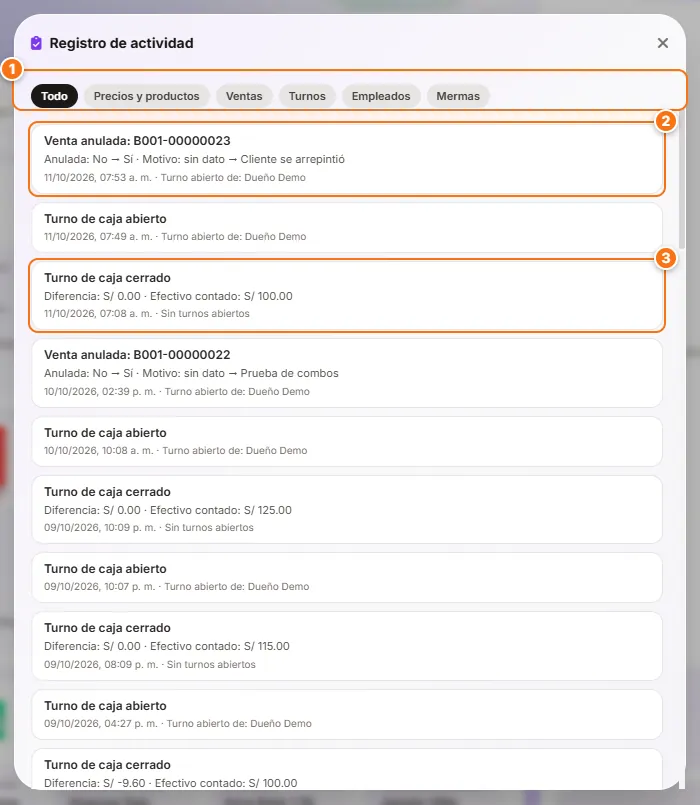
#> input picture manual-privado/img/auditoria.webp, 700 x 805 px; its folder holds 4 pictures in this run
$ python gen.py
#> lines starting #> are read from the running program, lines starting #| are printed output that depends on the picture
# -*- coding: utf-8 -*-
"""Genera public/manual/index.html a partir de contenido.py y manual.css.

uso (desde la raiz del repo):  python manual-src/gen.py      (requiere Pillow)
Las capturas viven en public/manual/*.webp; manual.js se edita directo en public/manual.
"""
import os, re, html
from contenido import GRUPOS, PRIMER_DIA, FAQ

AQUI = os.path.dirname(os.path.abspath(__file__))
RAIZ = os.path.normpath(os.path.join(AQUI, '..'))
IMAGENES = os.path.join(RAIZ, 'manual-privado', 'img')   # privadas: solo las sirve api/manual.js
PRIVADO = os.path.join(RAIZ, 'manual-privado')
PUBLICO = os.path.join(RAIZ, 'public', 'manual')           # solo el cascaron y manual.js
from PIL import Image
DIMS = {f[:-5]: Image.open(os.path.join(IMAGENES, f)).size for f in os.listdir(IMAGENES) if f.endswith('.webp')}
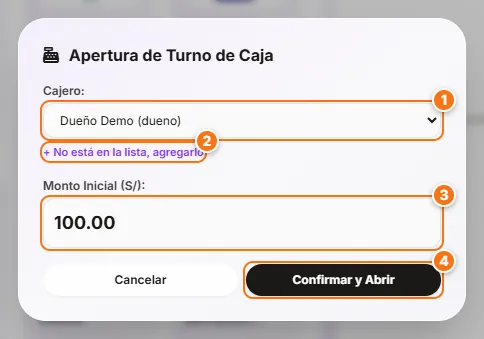
#> input picture manual-privado/img/caja-abrir-turno.webp, 484 x 339 px
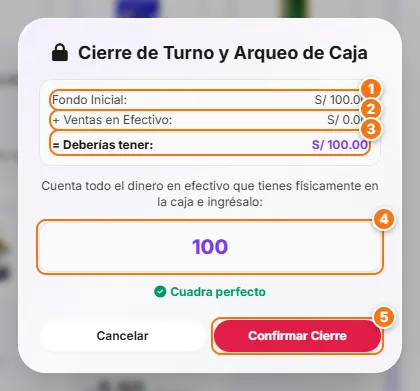
#> input picture manual-privado/img/caja-cerrar.webp, 420 x 391 px
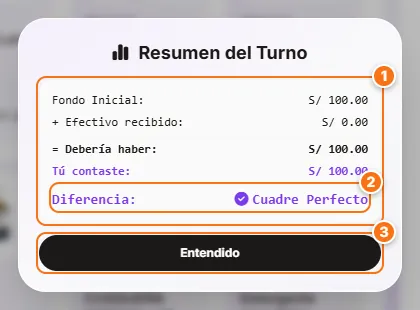
#> input picture manual-privado/img/caja-resumen.webp, 420 x 310 px
VERSION = '20261013'


def plano(t):
    t = re.sub(r'<[^>]+>', ' ', t)
    return html.unescape(re.sub(r'\s+', ' ', t)).strip()


def img(nombre, alt, ancha=False):
    w, h = DIMS[nombre]
    return ('<img data-n="%s" alt="%s" width="%d" height="%d" style="aspect-ratio:%d/%d" decoding="async">'
            % (nombre, html.escape(alt, quote=True), w, h, w, h))


def bloque(b, tema_id, idx):
    tipo = b[0]
    if tipo == 'fig':
        _, arch, pie, marcas, modo = b
        w, h = DIMS[arch]
        ancha = w > 900
        clase = 'fig movil' if modo == 'movil' else ('fig ancha' if ancha else 'fig')
        out = '<figure class="%s">' % clase
        out += '<a class="zoom" href="#" data-zoom data-n="%s">%s</a>' % (arch, img(arch, pie))
        out += '<figcaption>'
        if marcas:
            out += '<p class="pie">%s</p><ol class="marcas">' % html.escape(pie)
            out += ''.join('<li>%s</li>' % m for m in marcas)
            out += '</ol>'
        else:
            out += '<p class="pie">%s</p>' % html.escape(pie)
        out += '</figcaption></figure>'
        return ('movil' if modo == 'movil' else 'otro'), out
    if tipo == 'pasos':
        return 'otro', '<ol class="pasos">%s</ol>' % ''.join('<li>%s</li>' % x for x in b[1])
    if tipo == 'lista':
        return 'otro', '<ul class="vinetas">%s</ul>' % ''.join('<li>%s</li>' % x for x in b[1])
    if tipo == 'tip':
        return 'otro', '<p class="nota tip"><strong>Consejo.</strong> %s</p>' % b[1]
    if tipo == 'aviso':
        return 'otro', '<p class="nota aviso"><strong>Ojo.</strong> %s</p>' % b[1]
    if tipo == 'p':
        return 'otro', '<p>%s</p>' % b[1]
    raise ValueError(tipo)


def tema(t):
    partes = []
    fila = []
    for i, b in enumerate(t['bloques']):
        modo, h = bloque(b, t['id'], i)
        if modo == 'movil':
            fila.append(h)
            continue
        if fila:
            partes.append('<div class="moviles">%s</div>' % ''.join(fila)); fila = []
        partes.append(h)
    if fila:
        partes.append('<div class="moviles">%s</div>' % ''.join(fila))
    cuerpo = '\n'.join(partes)
    texto = plano(t['titulo'] + ' ' + t['intro'] + ' ' + cuerpo)
    return ('<section class="tema" id="%s" data-t="%s">\n<h3><a href="#%s" class="ancla" aria-label="Enlace a este tema">#</a>%s</h3>\n<p class="intro">%s</p>\n%s\n</section>'
            % (t['id'], html.escape(texto.lower(), quote=True), t['id'], t['titulo'], t['intro'], cuerpo))


# ---------------------------------------------------------------- navegación
nav = []
for gid, gtit, temas in GRUPOS:
    nav.append('<div class="nav-grupo" data-g="%s"><p class="nav-tit">%s</p><ul>%s</ul></div>' % (
        gid, gtit, ''.join('<li data-n="%s"><a href="#%s">%s</a></li>' % (t['id'], t['id'], t['titulo']) for t in temas)))
nav.append('<div class="nav-grupo" data-g="faq"><p class="nav-tit">Preguntas frecuentes</p><ul><li data-n="faq"><a href="#faq">Dudas comunes</a></li></ul></div>')

# ---------------------------------------------------------------- primer día
dia = ''.join(
    '<li><a href="#%s"><span class="n">%d</span><span class="t"><strong>%s</strong><span>%s</span></span></a></li>' % (a, i + 1, t, d)
    for i, (a, t, d) in enumerate(PRIMER_DIA))

# ---------------------------------------------------------------- cuerpo
cuerpo = []
for gid, gtit, temas in GRUPOS:
    cuerpo.append('<div class="grupo" data-g="%s"><h2 class="grupo-tit">%s</h2>' % (gid, gtit))
#> (the run stopped early here; a loop or call above may not have finished)
